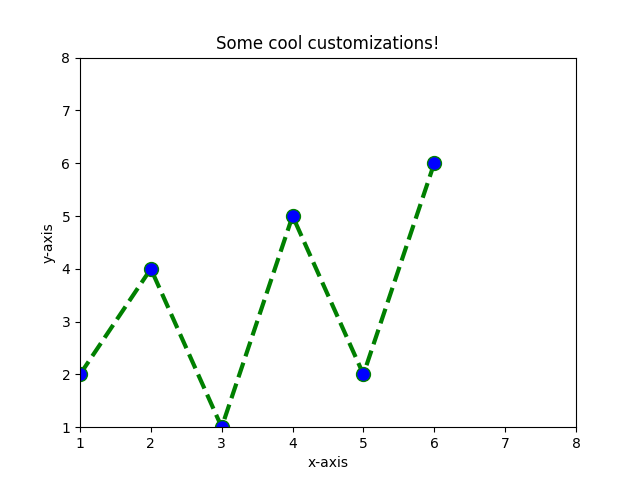

Write Python code to recreate this figure.
# Import the module
import matplotlib.pyplot as plt

# x-axis values
x = [1, 2, 3, 4, 5, 6]
# y-axis values
y = [2, 4, 1, 5, 2, 6]
# plotting the points
plt.plot(x, y, color="green", linestyle="dashed", linewidth=3, marker="o", markerfacecolor="blue", markersize=10)
# setting x and y-axis range
plt.ylim(1, 8)
plt.xlim(1, 8)
# naming the x-axis
plt.xlabel("x-axis")
# naming the y-axis
plt.ylabel("y-axis")
# title of graph
plt.title("Some cool customizations!")
# show the graph using the show() function
plt.show()
